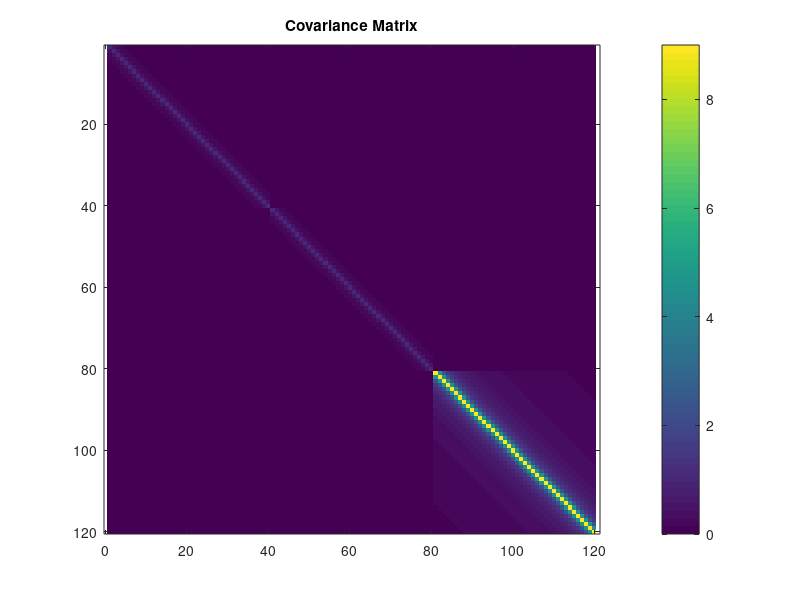

The MATLAB source for this figure:
% ==============================================================
%   Statistics and Adjustment Theory
%   Authors: Om Prakash Bhandari & Sandesh Pokhrel
%   Date: 08.11.2025
% ==============================================================


% [A] Setting up a covariance matrix

n = 40;

% Standard deviations
sx = 1;
sy = 1;
sz = 3;

% Build index difference matrix
[idxI, idxJ] = ndgrid(1:n, 1:n);
D = abs(idxI - idxJ);

% Correlation structure
R = zeros(n);
R(D==0) = 1;                          % diagonal
R(D>0)  = 0.5 ./ D(D>0);              % off diagonal

% Covariance blocks
Cx = sx^2 * R;
Cy = sy^2 * R;
Cz = sz^2 * R;

% Final block diagonal covariance matrix
C = blkdiag(Cx, Cy, Cz);

% Visualize
imagesc(C);
colorbar;
axis equal tight;
title('Covariance Matrix');